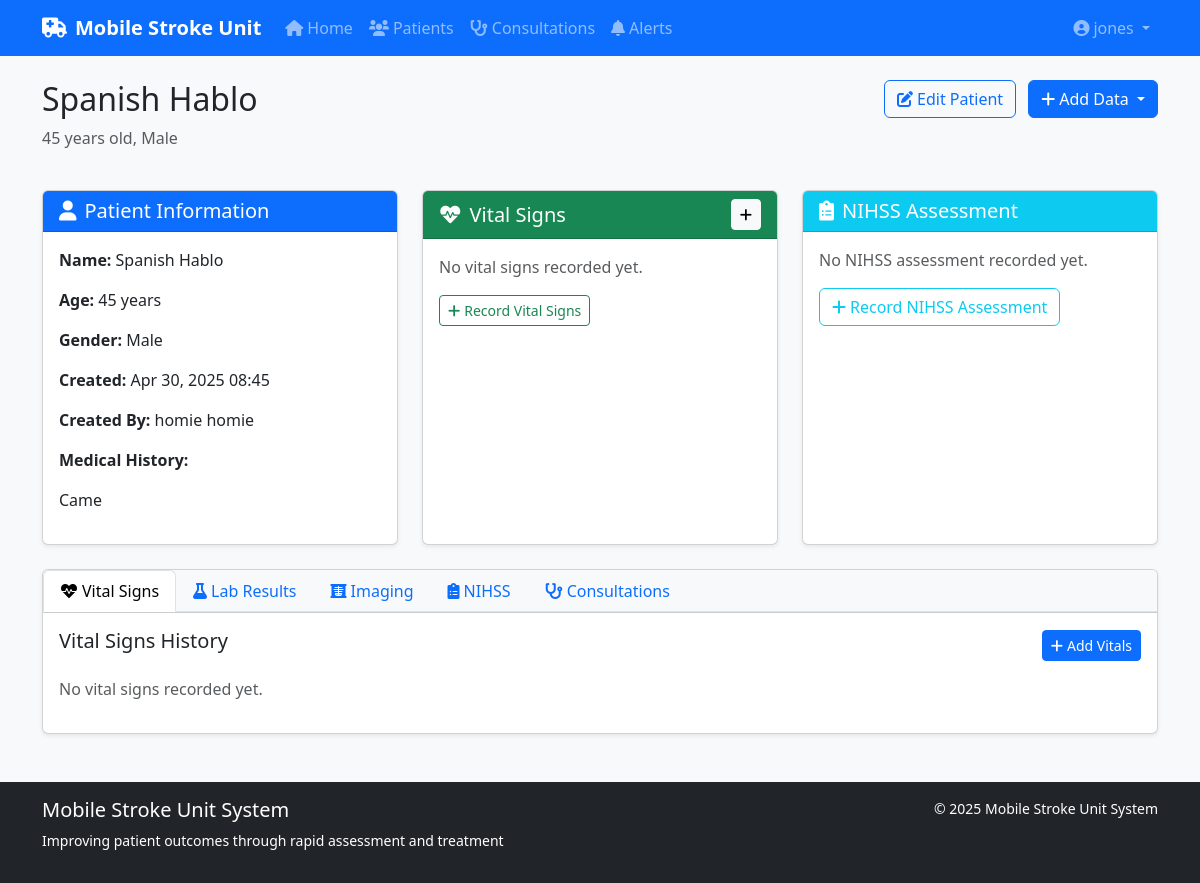
/patients/2/ (signed in), run on the app's committed database.
### stroke_app/models.py (models this page shows, shortened)
class Patient(models.Model):
    GENDER_CHOICES = (
        ('M', 'Male'),
        ('F', 'Female'),
        ('O', 'Other'),
    )
    first_name = models.CharField(max_length=100)
    last_name = models.CharField(max_length=100)
    age = models.IntegerField(validators=[MinValueValidator(0), MaxValueValidator(120)])
    gender = models.CharField(max_length=1, choices=GENDER_CHOICES)
    medical_history = models.TextField(blank=True)
    created_at = models.DateTimeField(auto_now_add=True)
    created_by = models.ForeignKey(User, on_delete=models.SET_NULL, null=True, related_name='created_patients')

### stroke_app/views.py (the view)
# urls.py: path('patients/<int:pk>/', views.patient_detail, name='patient_detail'),
@login_required
def patient_detail(request, pk):
    patient = get_object_or_404(Patient, pk=pk)
    vitals = patient.vital_signs.order_by('-timestamp')
    lab_results = patient.lab_results.order_by('-timestamp')
    imaging_studies = patient.imaging_studies.order_by('-timestamp')
    nihss_assessments = patient.nihss_assessments.order_by('-timestamp')
    consultations = patient.consultations.order_by('-requested_at')
    latest_vitals = vitals.first()
    latest_labs = lab_results.first()
    latest_imaging = imaging_studies.first()
    latest_nihss = nihss_assessments.first()
    context = {
        'patient': patient,
        'vitals': vitals[:5],  # Limit to 5 recent entries
        'lab_results': lab_results[:5],
        'imaging_studies': imaging_studies[:5],
        'nihss_assessments': nihss_assessments[:5],
        'consultations': consultations,
        'latest_vitals': latest_vitals,
        'latest_labs': latest_labs,
        'latest_imaging': latest_imaging,
        'latest_nihss': latest_nihss,
    }
    return render(request, 'patients/patient_detail.html', context)

### stroke_app/templates/patients/patient_detail.html (shortened to what this page needs)
{% extends 'base.html' %}
{% block content %}
<div class="row mb-4">
    <div class="col-md-6">
        <h2>{{ patient.first_name }} {{ patient.last_name }}</h2>
        <p class="text-muted">{{ patient.age }} years old, {{ patient.get_gender_display }}</p>
    </div>
    <div class="col-md-6 text-md-end">
        <a href="{% url 'patient_edit' patient.pk %}" class="btn btn-outline-primary me-2">
            <i class="fas fa-edit me-1"></i>Edit Patient
        </a>
        <div class="btn-group">
            <button type="button" class="btn btn-primary dropdown-toggle" data-bs-toggle="dropdown" aria-expanded="false">
                <i class="fas fa-plus me-1"></i>Add Data
            </button>
        </div>
    </div>
</div>
<div class="row">
    <div class="col-md-4 mb-4">
        <div class="card shadow-sm h-100">
            <div class="card-header bg-primary text-white">
                <h5 class="mb-0"><i class="fas fa-user me-2"></i>Patient Information</h5>
            </div>
            <div class="card-body">
                <div class="mb-3">
                    <strong>Name:</strong> {{ patient.first_name }} {{ patient.last_name }}
                </div>
                <div class="mb-3">
                    <strong>Age:</strong> {{ patient.age }} years
                </div>
                <div class="mb-3">
                    <strong>Gender:</strong> {{ patient.get_gender_display }}
                </div>
                <div class="mb-3">
                    <strong>Created:</strong> {{ patient.created_at|date:"M d, Y H:i" }}
                </div>
                <div class="mb-3">
                    <strong>Created By:</strong> {{ patient.created_by.get_full_name|default:patient.created_by.username }}
                </div>
                {% if patient.medical_history %}
                    <div>
                        <strong>Medical History:</strong>
                        <p class="mt-2">{{ patient.medical_history|linebreaks }}</p>
                    </div>
                {% endif %}
            </div>
        </div>
    </div>
    <div class="col-md-4 mb-4">
        <div class="card shadow-sm h-100">
            <div class="card-header bg-success text-white d-flex justify-content-between align-items-center">
                <h5 class="mb-0"><i class="fas fa-heartbeat me-2"></i>Vital Signs</h5>
                <a href="{% url 'vitals_create' patient.pk %}" class="btn btn-sm btn-light">
                    <i class="fas fa-plus"></i>
                </a>
            </div>
            <div class="card-body">
                {% if latest_vitals %}
                    <div class="mb-3">
                        <strong>Blood Pressure:</strong> {{ latest_vitals.systolic_bp }}/{{ latest_vitals.diastolic_bp }} mmHg
                    </div>
                    <div class="mb-3">
                        <strong>Heart Rate:</strong> {{ latest_vitals.heart_rate }} bpm
                    </div>
                    <div class="mb-3">
                        <strong>Respiratory Rate:</strong> {{ latest_vitals.respiratory_rate }} breaths/min
                    </div>
                    <div class="mb-3">
                        <strong>Temperature:</strong> {{ latest_vitals.temperature }} °F
                    </div>
                    <div class="mb-3">
                        <strong>Oxygen Saturation:</strong> {{ latest_vitals.oxygen_saturation }}%
                    </div>
                    {% if latest_vitals.glucose %}
                        <div class="mb-3">
                            <strong>Glucose:</strong> {{ latest_vitals.glucose }} mg/dL
                        </div>
                    {% endif %}
                    <div class="mb-3">
                        <small class="text-muted">Recorded: {{ latest_vitals.timestamp|date:"M d, Y H:i" }}</small>
                    </div>
                {% else %}
                    <p class="text-muted">No vital signs recorded yet.</p>
                    <a href="{% url 'vitals_create' patient.pk %}" class="btn btn-sm btn-outline-success">
                        <i class="fas fa-plus me-1"></i>Record Vital Signs
                    </a>
                {% endif %}
            </div>
        </div>
    </div>
    <div class="col-md-4 mb-4">
        <div class="card shadow-sm h-100">
            <div class="card-header bg-info text-white">
                <h5 class="mb-0"><i class="fas fa-clipboard-list me-2"></i>NIHSS Assessment</h5>
            </div>
            <div class="card-body">
                {% if latest_nihss %}
                    <div class="text-center mb-3">
                        <h1 class="display-4">{{ latest_nihss.total_score }}</h1>
                        <p class="text-muted">Total NIHSS Score</p>
                    </div>
                    <div class="mb-3">
                        <strong>Assessment Time:</strong> {{ latest_nihss.timestamp|date:"M d, Y H:i" }}
                    </div>
                    <div class="mb-3">
                        <strong>Assessed By:</strong> {{ latest_nihss.assessed_by.get_full_name|default:latest_nihss.assessed_by.username }}
                    </div>
                    <a href="{% url 'nihss_assessment_create' patient.pk %}" class="btn btn-sm btn-outline-info">
                        <i class="fas fa-plus me-1"></i>New Assessment
                    </a>
                {% else %}
                    <p class="text-muted">No NIHSS assessment recorded yet.</p>
                    <a href="{% url 'nihss_assessment_create' patient.pk %}" class="btn btn-outline-info">
                        <i class="fas fa-plus me-1"></i>Record NIHSS Assessment
                    </a>
                {% endif %}
            </div>
        </div>
    </div>
</div>
<div class="card shadow-sm mb-4">
    <div class="card-header bg-light p-0">
        <ul class="nav nav-tabs" id="patientDataTabs" role="tablist">
            <li class="nav-item" role="presentation">
                <button class="nav-link active" id="vitals-tab" data-bs-toggle="tab" data-bs-target="#vitals" type="button" role="tab">
                    <i class="fas fa-heartbeat me-1"></i>Vital Signs
                </button>
            </li>
            <li class="nav-item" role="presentation">
                <button class="nav-link" id="labs-tab" data-bs-toggle="tab" data-bs-target="#labs" type="button" role="tab">
                    <i class="fas fa-flask me-1"></i>Lab Results
                </button>
            </li>
            <li class="nav-item" role="presentation">
                <button class="nav-link" id="imaging-tab" data-bs-toggle="tab" data-bs-target="#imaging" type="button" role="tab">
                    <i class="fas fa-x-ray me-1"></i>Imaging
                </button>
            </li>
            <li class="nav-item" role="presentation">
                <button class="nav-link" id="nihss-tab" data-bs-toggle="tab" data-bs-target="#nihss" type="button" role="tab">
                    <i class="fas fa-clipboard-list me-1"></i>NIHSS
                </button>
            </li>
            <li class="nav-item" role="presentation">
                <button class="nav-link" id="consultations-tab" data-bs-toggle="tab" data-bs-target="#consultations" type="button" role="tab">
                    <i class="fas fa-stethoscope me-1"></i>Consultations
                </button>
            </li>
        </ul>
    </div>
    <div class="card-body">
        <div class="tab-content" id="patientDataTabsContent">
            <div class="tab-pane fade show active" id="vitals" role="tabpanel" aria-labelledby="vitals-tab">
                <div class="d-flex justify-content-between align-items-center mb-3">
                    <h5>Vital Signs History</h5>
                    <a href="{% url 'vitals_create' patient.pk %}" class="btn btn-sm btn-primary">
                        <i class="fas fa-plus me-1"></i>Add Vitals
                    </a>
                </div>
                {% if vitals %}
                    <div class="table-responsive">
                        <table class="table table-hover">
                            <thead class="table-light">
                                <tr>
                                    <th>Time</th>
                                    <th>BP (mmHg)</th>
                                    <th>HR (bpm)</th>
                                    <th>RR (br/min)</th>
                                    <th>Temp (°F)</th>
                                    <th>O2 (%)</th>
                                    <th>Glucose</th>
                                </tr>
                            </thead>
                            <tbody>
                                {% for vital in vitals %}
                                    <tr>
                                        <td>{{ vital.timestamp|date:"M d, Y H:i" }}</td>
                                        <td>{{ vital.systolic_bp }}/{{ vital.diastolic_bp }}</td>
                                        <td>{{ vital.heart_rate }}</td>
                                        <td>{{ vital.respiratory_rate }}</td>
                                        <td>{{ vital.temperature }}</td>
                                        <td>{{ vital.oxygen_saturation }}%</td>
                                        <td>{% if vital.glucose %}{{ vital.glucose }} mg/dL{% else %}-{% endif %}</td>
                                    </tr>
                                {% endfor %}
                            </tbody>
                        </table>
                    </div>
                {% else %}
                    <p class="text-muted">No vital signs recorded yet.</p>
                {% endif %}
            </div>
        </div>
    </div>
</div>
{% endblock %}

### stroke_app/templates/base.html (shortened to what this page needs)
<!DOCTYPE html>
<html lang="en">
<head>
    <link href="https://cdn.jsdelivr.net/npm/bootstrap@5.3.0-alpha1/dist/css/bootstrap.min.css" rel="stylesheet">
    <link rel="stylesheet" href="https://cdnjs.cloudflare.com/ajax/libs/font-awesome/6.0.0-beta3/css/all.min.css">
</head>
<body>
    <nav class="navbar navbar-expand-lg navbar-dark bg-primary">
        <div class="container">
            <a class="navbar-brand" href="{% url 'home' %}">
                <i class="fas fa-ambulance me-2"></i>Mobile Stroke Unit
            </a>
            <div class="collapse navbar-collapse" id="navbarNav">
                <ul class="navbar-nav me-auto">
                    {% if user.is_authenticated %}
                        <li class="nav-item">
                            <a class="nav-link" href="{% url 'home' %}"><i class="fas fa-home me-1"></i>Home</a>
                        </li>
                        <li class="nav-item">
                            <a class="nav-link" href="{% url 'patient_list' %}"><i class="fas fa-users me-1"></i>Patients</a>
                        </li>
                        <li class="nav-item">
                            <a class="nav-link" href="{% url 'consultation_list' %}"><i class="fas fa-stethoscope me-1"></i>Consultations</a>
                        </li>
                        <li class="nav-item">
                            <a class="nav-link" href="{% url 'alert_list' %}"><i class="fas fa-bell me-1"></i>Alerts</a>
                        </li>
                    {% endif %}
                </ul>
                <ul class="navbar-nav">
                    {% if user.is_authenticated %}
                        <li class="nav-item dropdown">
                            <a class="nav-link dropdown-toggle" href="#" id="userDropdown" role="button" data-bs-toggle="dropdown">
                                <i class="fas fa-user-circle me-1"></i>{{ user.username }}
                            </a>
                        </li>
                    {% endif %}
                </ul>
            </div>
        </div>
    </nav>
    <div class="container my-4 main-content">
        {% block content %}{% endblock %}
    </div>
    <footer class="footer bg-dark text-white py-3">
        <div class="container">
            <div class="row">
                <div class="col-md-6">
                    <h5>Mobile Stroke Unit System</h5>
                    <p class="small">Improving patient outcomes through rapid assessment and treatment</p>
                </div>
                <div class="col-md-6 text-md-end">
                    <p class="mb-0 small">
                        &copy; {% now "Y" %} Mobile Stroke Unit System
                    </p>
                </div>
            </div>
        </div>
    </footer>
</body>
</html>

### stroke_app/templates/base.html (style rules this page uses)
body { min-height: 100vh; display: flex; flex-direction: column; background-color: #f8f9fa; }
.main-content { flex: 1; }
.navbar-brand { font-weight: bold; color: white; }
.footer { margin-top: auto; }

### data on the page
Patient: first_name "Spanish", last_name "Hablo", age "45", gender "Male", created_at "Apr 30, 2025 08:45", created_by.get_full_name "homie homie", medical_history "Came"

### other printed values
{{ user.username }} "jones"
